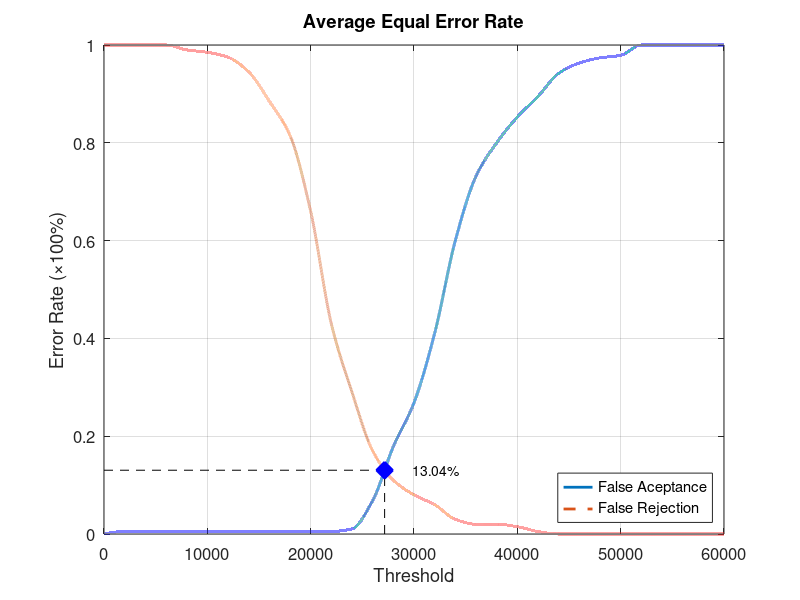
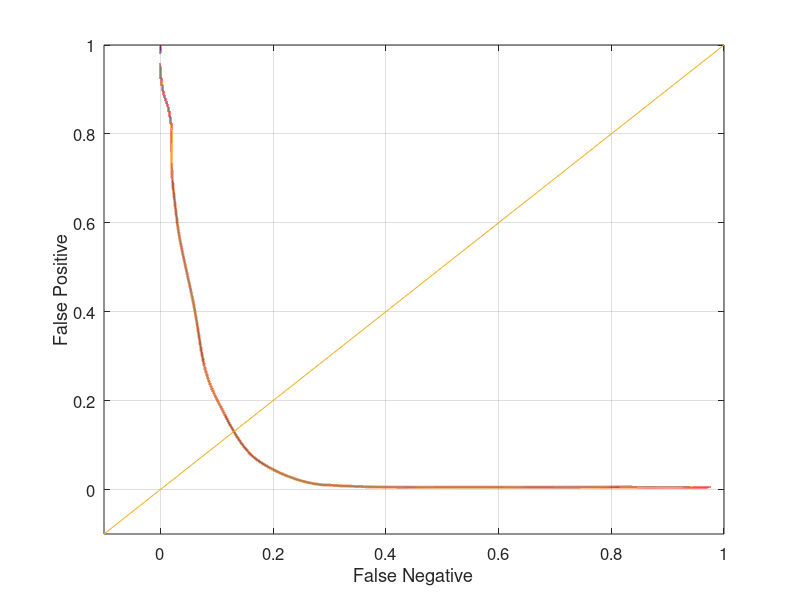

Write the MATLAB code that produced these figures, in order.
function yEER = Database5_2
close all;
clear;
clc;
x = 0:2000:60000;
xq = 0:0.5:60000;

y0 = [0 0.00526316 0.00526316 0.00526316 0.00526316 0.00526316 0.00526316 0.00526316 0.00526316 0.00526316 0.00526316 0.00526316 0.0105263 0.0684211 0.178947 0.268421 0.410526 0.6 0.731579 0.8 0.852632 0.894737 0.942105 0.963158 0.973684 0.978947 1 1 1 1 1];
yy0 = interp1(x, y0, xq, 'pchip');
y1 = [1 1 1 1 0.99 0.985 0.975 0.945 0.885 0.815 0.66 0.43 0.29 0.17 0.11 0.08 0.06 0.03 0.02 0.02 0.015 0.005 0 0 0 0 0 0 0 0 0];
yy1 = interp1(x, y1, xq, 'pchip');

% Calculating EER: 
y2 = abs(y0 - y1);
find(y2 == min(y2))
yy2 = abs(yy0 - yy1);
xEER = find(yy2 == min(yy2));
xEERIndex = xq(xEER) % X-axis EER
yEER = yy0(xEER) % Y-axis EER

main = figure
plot(xq, yy0,'-','LineWidth', 2);	hold on
plot(xq, yy1,'--','LineWidth', 2);	hold on
plot([xEERIndex xEERIndex], [0 yEER], 'k--');	hold on
plot([0 xEERIndex], [yEER yEER], 'k--');	hold on
plot(xEERIndex, yEER, 'bx', 'LineWidth', 10);	hold on
text(xEERIndex + 10 * xEERIndex / 100, yEER, [num2str(round((10000 * yEER)) / 100) '%'])
legend('False Aceptance', 'False Rejection', 'Location', 'SouthEast')
xlabel('Threshold')
ylabel('Error Rate (\times100%)')
title('Average Equal Error Rate')
set(gca, 'FontSize', 12)
axis([0 60000 0 1])
grid on

print(main, 'Database5_2Main', '-dpng');
FNRxFPR = figure('Color', [1 1 1]);
plot(yy1, yy0, '-', yy1, yy0, 'LineWidth', 2);
hold on
y = -0.1:0.1:1
plot(y, y); 
set(gca, 'FontSize', 12)
xlabel('False Negative')
ylabel('False Positive')
axis([-0.1 1 -0.1 1])
set(gca, 'FontSize', 12)
grid on

print(FNRxFPR, 'Database5_2FNRxFPR','-dpng');
end
